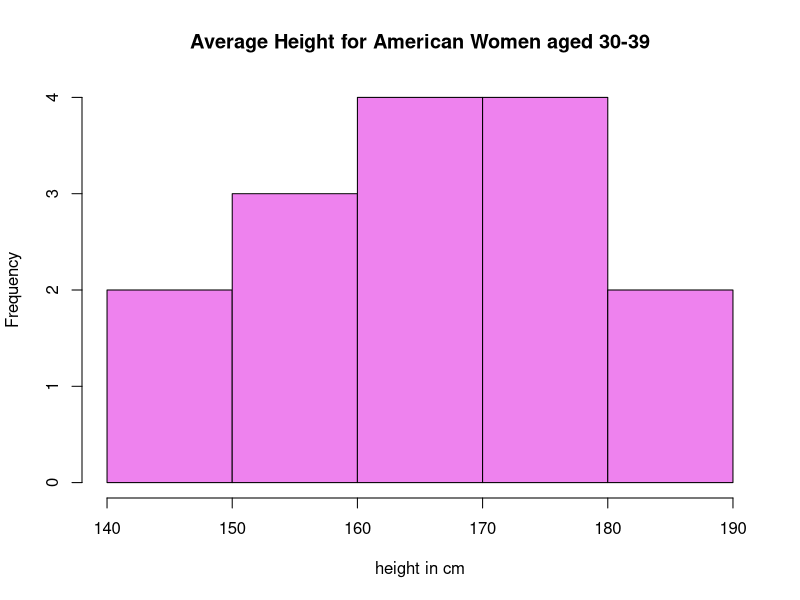
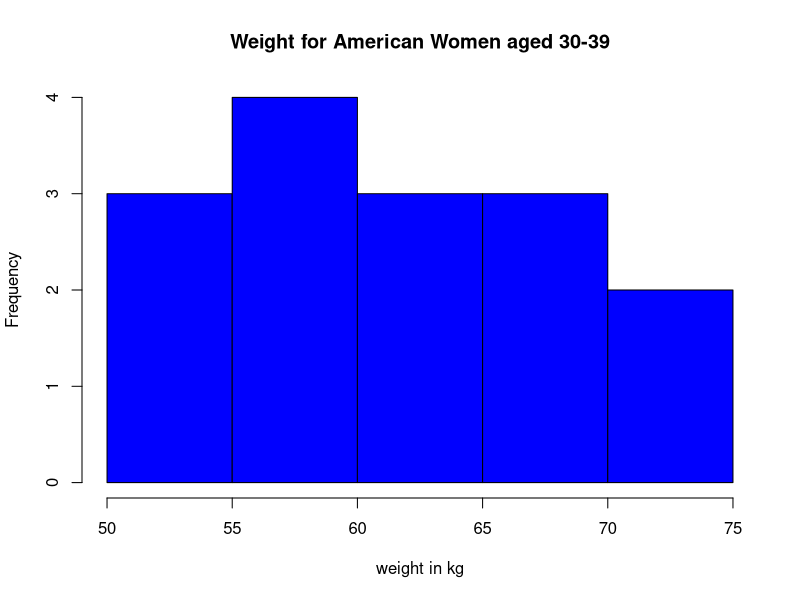
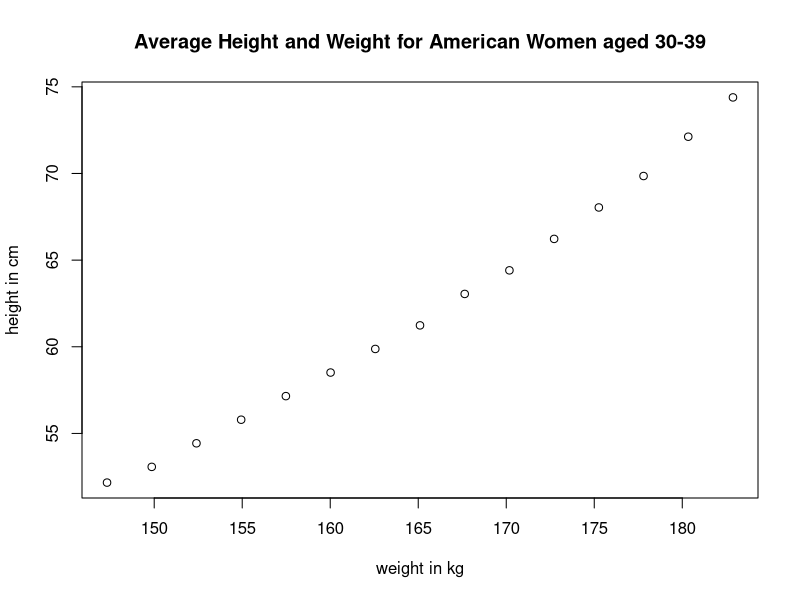

The R source for these figures, in order:
#MPP-E1180: Introduction to Collaborative Social Science Data Analysis
#Pair Assignment 1
#Jasmin Cantzler, Valeria Nieberg & Wiebke Weiger

###Data Set 1
data()
# lists internal data sets
data(women)
# loads "women" data set
?women
# provides data description:
###Description: This data set gives the average heights and weights for American women aged 30–39.
###Usage:women
###Format: A data frame with 15 observations on 2 variables.
###[,1]	height	numeric	Height (in)
###[,2]	weight	numeric	Weight (lbs)
###Details: The data set appears to have been taken from the American Society of Actuaries Build and Blood Pressure Study for some (unknown to us) earlier year. The World Almanac notes: “The figures represent weights in ordinary indoor clothing and shoes, and heights with shoes”.
###Source: The World Almanac and Book of Facts, 1975.

names(women)
# finds variable names (in this case two, "height" and "weight")

# Convert the variables in centimeters and kilograms
women$height_cm<-women$height*2.54
women$weight_kg<-women$weight*0.45359237

colors = c("violet")
# specifies a color
hist(women$height_cm,
     main='Average Height for American Women aged 30-39',
     xlab='height in cm',
     col=colors)
colors = c("blue")
# specifies a color
hist(women$weight_kg,
     main='Weight for American Women aged 30-39',
     xlab='weight in kg',
     col=colors)
#creates histogram for the two variables "height" and "weight"
mean(women$weight_kg)
#calculates the mean, average mean weight is 136.73 lbs (62.02kg)
mean(women$height_cm)
#calculates the mean, average mean height is 65 in (165.1 cm)
median(women$weight_kg)
# median weight 135
median(women$height_cm)
# median height 165.1
range(women$weight_kg)
# calculates the range, 52,16kg - 74,39kg
range(women$height_cm)
# calculates the range, 147,32 cm to 182,88 cm
plot(women$height_cm, women$weight_kg,
    main='Average Height and Weight for American Women aged 30-39',
    xlab='weight in kg',
    ylab='height in cm')
cor.test(women$weight_kg, women$height_cm)
#weight and height are positively correlated

# Citation of Software:

# R Core Team (2015). R: A language and environment for
# statistical computing. R Foundation for Statistical Computing,
# Vienna, Austria. URL https://www.R-project.org/.

